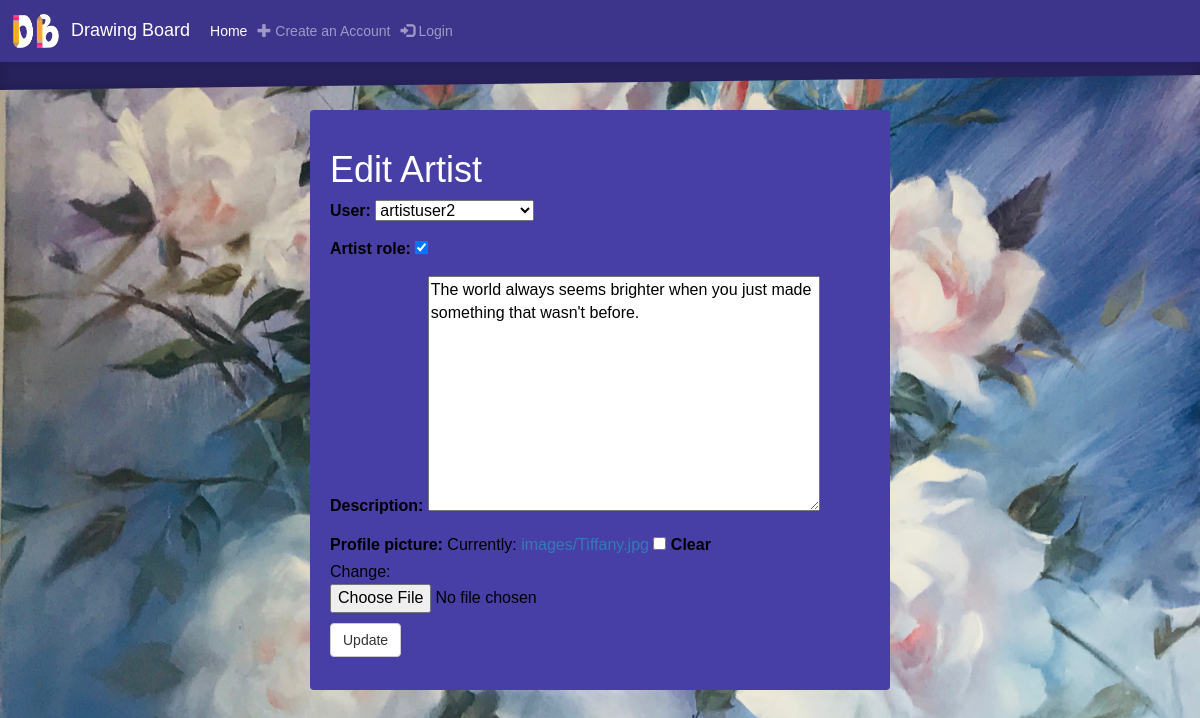
Page /artist/3/edit/ on the committed database.
### gallery/models.py (models this page shows, shortened)
class Artist(models.Model):
    user = models.OneToOneField(User, on_delete=models.CASCADE)
    artist_role = models.BooleanField(default=False)
    description = models.TextField(max_length=280, null=True, blank=True)  # this is the default for all descriptions
    profile_picture = models.ImageField(upload_to='images/', null=True, blank=True)

### gallery/views.py (the view)
# urls.py: path('artist/<int:pk>/edit/', views.artist_edit, name='artist_edit'),
def artist_edit(request, pk):
    artist = get_object_or_404(Artist, pk=pk)
    if request.method == "POST":
        form = ArtistForm(request.POST, request.FILES, instance=artist)
        if form.is_valid():
            artist = form.save(commit=False)
            artist.updated_date = timezone.now()
            artist.save()
            return redirect('gallery:artist_list')
    else:
        form = ArtistForm(instance=artist)
    return render(request, 'gallery/artist_edit.html', {'form': form})

### gallery/forms.py
class ArtistForm(forms.ModelForm):
    class Meta:
        model = Artist
        fields = ('user', 'artist_role', 'description', 'profile_picture')

### gallery/templates/gallery/artist_edit.html (shortened to what this page needs)
<!DOCTYPE html>
{% extends 'gallery/base.html' %}
{% load static %}
{% block content %}
    <head>
    </head>
    <div class = "editbox">
        <h1>Edit Artist</h1>
        <div class = "edit-form">
            <form method="POST" enctype="multipart/form-data" class="artist-form">{% csrf_token %}
                {{ form.as_p }}
                <button type="submit" class="save btn btn-default">Update</button>
            </form>
        </div>
    </div>
{% endblock %}

### gallery/templates/gallery/base.html (style rules this page uses)
body, html { font-family: 'Roboto', sans-serif; height: 100%; background-color: black; }

### rows in the picture
Artist: user "artistuser2", artist_role "☑", description "The world always seems brighter when you just made something that wasn't before."
